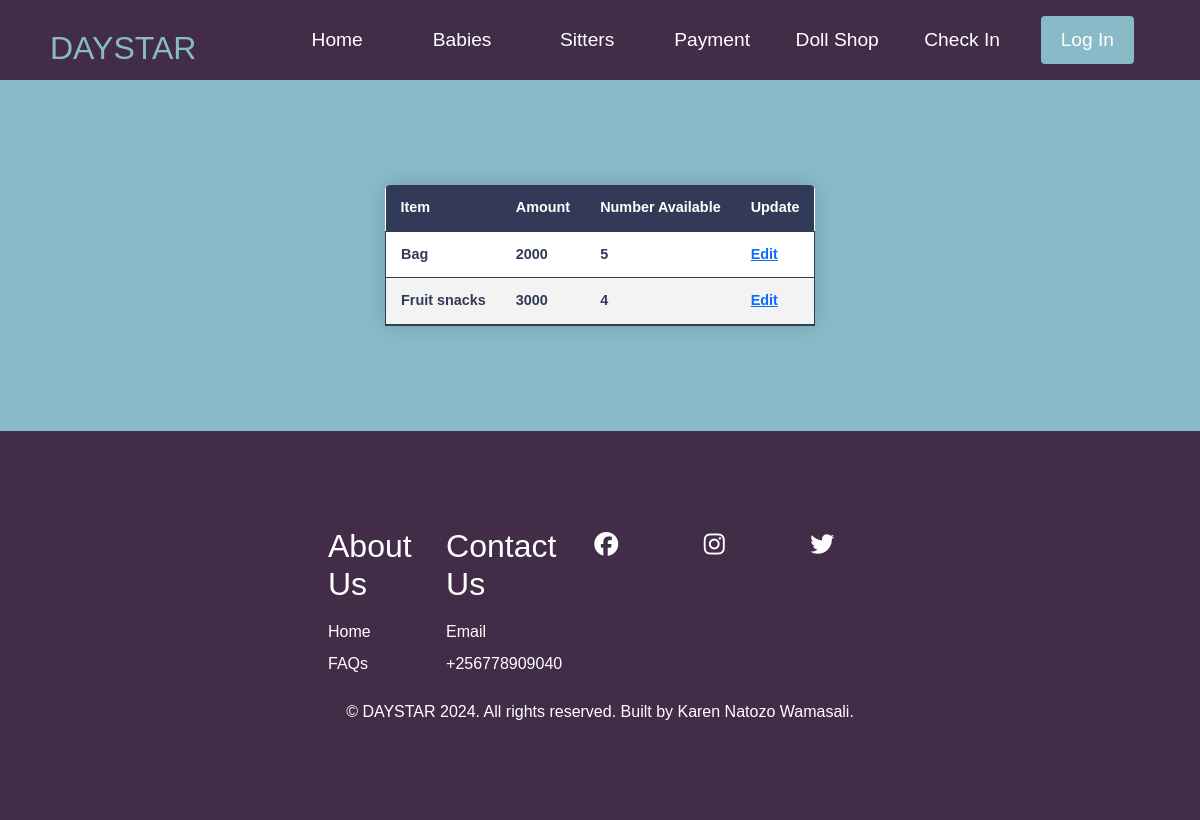
Screenshot of /all-inventory/ with the database file from the repository.
### daystar_app/models.py (models this page shows, shortened)
class DollsShop(models.Model):
    item = models.CharField(max_length=70, null=False, blank=False)
    amount = models.IntegerField( null=True, blank=True)
    num_available = models.IntegerField( null=True, blank=True)
    payer = models.CharField(max_length=50, null=False, blank=False)

### daystar_app/views.py (the view)
# urls.py: path('all-inventory/', views.inventorydisplay, name='inventorydisplay'),
def inventorydisplay(request):
    inventory = DollsShop.objects.all()
    return render(request, 'daystar-app/all-inventory.html', {'inventory':inventory})

### daystar_app/templates/daystar-app/all-inventory.html (shortened to what this page needs)
<!DOCTYPE html>
<html lang="en">
<head>
    <link href="https://cdn.jsdelivr.net/npm/bootstrap@5.3.3/dist/css/bootstrap.min.css" rel="stylesheet">
    <link rel="stylesheet" href="/static/css/styles.css">
</head>
<body>
{% block content %}
     <nav class="navbar">
        <div class="navbar__container">
            <a href="/dashboards" id="navbar__logo">DAYSTAR</a>
            <ul class="navbar__menu">
                <li class="navbar__item">
                    <a href="/" class="navbar__links" id="home-page">Home</a>
                </li>
                <li class="navbar__item">
                    <a href="/babies" class="navbar__links" id="babies-page">Babies</a>
                </li>
                <li class="navbar__item">
                    <a href="/sitters" class="navbar__links" id="sitters-page">Sitters</a>
                </li>
                <li class="navbar__item">
                    <a href="/payment" class="navbar__links" id="payment-page">Payment</a>
                </li>
                <li class="navbar__item">
                    <a href="/dolls-shop" class="navbar__links" id="doll-shop">Doll Shop</a>
                </li>
                <li class="navbar__item">
                    <a href="/checkin" class="navbar__links" id="doll-shop">Check In</a>
                </li>
                <li class="navbar__btn">
                    <a href="/accounts/login" class="button" id="login">Log In</a>
                </li>
            </ul>
        </div>
    </nav>
        <div class="services">
            <table class="content-table">
                <thead>
                    <tr>
                        <th>Item</th>
                        <th>Amount</th>
                        <th>Number Available</th>
                        <th>Update</th>
                    </tr>
                </thead>
                <tbody>
        {% for item in inventory %}
                    <tr class="active-row">
                        <td>{{ item.item }}</td>
                        <td>{{ item.amount }}</td>
                        <td>{{ item.num_available }}</td>
                        <td><a href="">Edit</a></td>
                    </tr>
        {% endfor %}
                </tbody>
            </table>
        </div>
   <div class="footer__container">
    <div class="footer__links">
        <div class="footer__link--wrapper">
            <div class="footer__link--items">
                <h2>About Us</h2>
                    <a href="#services">Home</a>
                    <a href="#services">FAQs</a>
            </div>
            <div class="footer__link--items">
                <h2>Contact Us</h2>
                    <a href="mailto:karen@gmail.com">Email</a>
                    <a href="#">+256778909040</a>
            </div>
             <section class="social__media">
                <div class="footer__link--items">
                    <div class="social__icons">
                        <a href="#" class="social__icon--link" target="_blank"><i class="fab fa-facebook"></i></a>
                        <a href="#" class="social__icon--link"><i class="fab fa-instagram"></i></a>
                        <a href="#" class="social__icon--link"><i class="fab fa-twitter"></i></a>
                    </div>
                </div>
            </section>
        </div>
    </div>
    <div>
        <p class="website__rights">© DAYSTAR 2024. All rights reserved. Built by Karen Natozo Wamasali.</p>
    </div>
</div>
{% endblock %}
</body>
</html>

### daystar_app/static/css/styles.css (style rules this page uses)
* { box-sizing: border-box; margin: 0; padding: 0; font-family: 'Kumbh sans', sans-serif; scroll-behavior: smooth; }
.navbar { background: #422C47; height: 80px; display: flex; justify-content: center; align-items: center; font-size: 1.2rem; position: sticky; top: 0; z-index: 999; }
.navbar__container { display: flex; justify-content: space-between; height: 80px; z-index: 1; width: 100%; max-width: 1300px; margin: 0 auto; padding: 0 50px; }
#navbar__logo { background-color: #88BAC8; background-size: 100%; -webkit-background-clip: text; -moz-background-clip: text; -webkit-text-fill-color: transparent; -moz-text-fill-color: transparent; display: flex; align-items: center; cursor: pointer; text-decoration: none; font-size: 2rem; }
.navbar__menu { display: flex; list-style: none; align-items: center; }
.navbar__item { height: 80px; }
.navbar__links { color: white; display: flex; align-items: center; justify-content: center; width: 125px; text-decoration: none; height: 100%; }
.navbar__btn { display: flex; justify-content: center; align-items: center; padding: 0 1rem; width: 100%; }
.button { display: flex; justify-content: center; align-content: center; text-decoration: none; padding: 10px 20px; height: 100%; width: 100%; border: none; outline: none; border-radius: 4px; background: #88BAC8; color: #fff; transition: all 0.3s ease; }
.services { background: #88BAC8; display: flex; flex-direction: column; justify-content: center; align-items: center; height: 100%; padding: 5rem 5rem; }
.footer__container { background-color: #422C47; padding: 5rem 0; display: flex; flex-direction: column; justify-content: center; align-items: center; }
.footer__links { width: 100%; max-width: 1000px; display: flex; justify-content: center; }
.footer__link--wrapper { display: flex; }
.footer__link--items { display: flex; flex-direction: column; align-items: flex-start; margin: 16px; text-align: left; width: 160px; box-sizing: border-box; }
.footer__link--items h2 { margin-bottom: 16px; color: #fff; }
.footer__link--items a { color: #fff; text-decoration: none; margin-bottom: 0.5rem; transition: 0.3 ease-out; }
.social__icon--link { color: #88BAC8; font-size: 24px; }
.social__media { max-width: 1000px; width: 100%; }
.social__icons { display: flex; justify-content: space-between; align-items: center; width: 240px; }
.website__rights { color: #fff; }
.content-table { border-collapse: collapse; margin: 25px 0; font-size: 0.9em; min-width: 400px; border-radius: 5px 5px 0 0; overflow: hidden; box-shadow: 0 0 20px rgba(0, 0, 0, 0.15); background-color: #fff; }
.content-table thead tr { background-color: #333A57; color: #ffffff; text-align: left; font-weight: bold; }
.content-table th, .content-table td { padding: 12px 15px; }
.content-table tbody tr { border: 1px solid #333A57; }
.content-table tbody tr:nth-of-type(even) { background-color: #f3f3f3; }
.content-table tbody tr:last-of-type { border-bottom: 2px solid #333A57; }
.content-table tbody tr.active-row { font-weight: bold; color: #333A57; }

### rows the page displays
DollsShop: item "Bag", amount "2000", num_available "5"
DollsShop: item "Fruit snacks", amount "3000", num_available "4"
